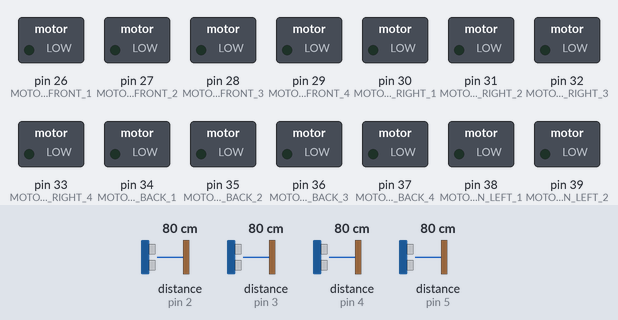
A sketch run on a simulated Arduino Mega 2560, built with avr-gcc and run on an emulated ATmega2560. On the bench: switched loads named in the sketch (green lamp = pin HIGH). The test bench sets the inputs (shaded band); at power-on: distance to the obstacle (sensors on pin 2, pin 3, pin 4, pin 5) 80 cm. The echo pulse lasts 58.3 µs per cm.

Above: at 1.2 s.
1.3 s: distance to the obstacle (sensor on pin 2) set to 27 cm
2.8 s: distance to the obstacle (sensor on pin 2) set to 24 cm
At 3.4 s:
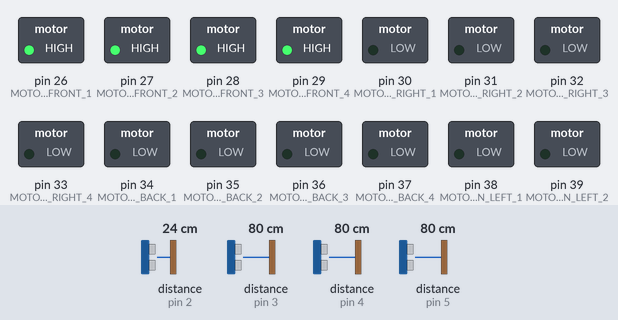
4.3 s: distance to the obstacle (sensor on pin 3) set to 29 cm
5.8 s: distance to the obstacle (sensor on pin 3) set to 22 cm
At 6.4 s:
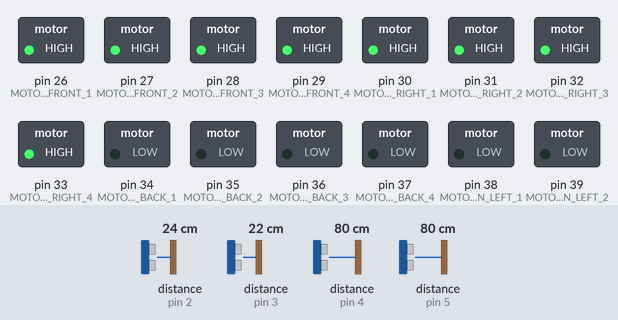
7.3 s: distance to the obstacle (sensor on pin 4) set to 28 cm
8.8 s: distance to the obstacle (sensor on pin 4) set to 22 cm
At 10.0 s:
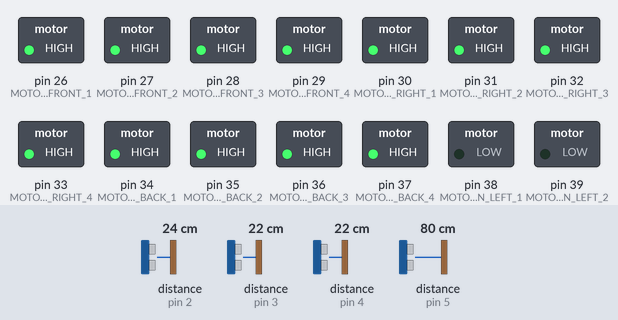
Timing chart, 0 to 11.3 s (numbered marks = the images above; inputs shaded):
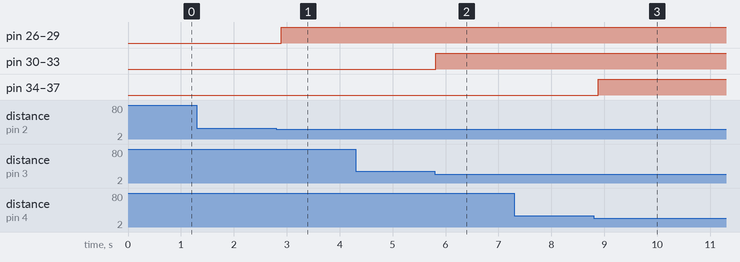

The sketch:

Main.ino
```cpp
#include <NewPing.h>

#define TRIGGER_PIN_FRONT 22
#define ECHO_PIN_FRONT 2

#define TRIGGER_PIN_RIGHT 23
#define ECHO_PIN_RIGHT 3

#define TRIGGER_PIN_BACK 24
#define ECHO_PIN_BACK 4

#define TRIGGER_PIN_LEFT 25
#define ECHO_PIN_LEFT 5

#define MOTOR_PIN_FRONT_1 26
#define MOTOR_PIN_FRONT_2 27
#define MOTOR_PIN_FRONT_3 28
#define MOTOR_PIN_FRONT_4 29

#define MOTOR_PIN_RIGHT_1 30
#define MOTOR_PIN_RIGHT_2 31
#define MOTOR_PIN_RIGHT_3 32
#define MOTOR_PIN_RIGHT_4 33

#define MOTOR_PIN_BACK_1 34
#define MOTOR_PIN_BACK_2 35
#define MOTOR_PIN_BACK_3 36
#define MOTOR_PIN_BACK_4 37

#define MOTOR_PIN_LEFT_1 38
#define MOTOR_PIN_LEFT_2 39
#define MOTOR_PIN_LEFT_3 40
#define MOTOR_PIN_LEFT_4 41

NewPing sonarFront(TRIGGER_PIN_FRONT, ECHO_PIN_FRONT);
NewPing sonarRight(TRIGGER_PIN_RIGHT, ECHO_PIN_RIGHT);
NewPing sonarBack(TRIGGER_PIN_BACK, ECHO_PIN_BACK);
NewPing sonarLeft(TRIGGER_PIN_LEFT, ECHO_PIN_LEFT);

void setup() {
  Serial.begin(9600);

  pinMode(MOTOR_PIN_FRONT_1, OUTPUT);
  pinMode(MOTOR_PIN_FRONT_2, OUTPUT);
  pinMode(MOTOR_PIN_FRONT_3, OUTPUT);
  pinMode(MOTOR_PIN_FRONT_4, OUTPUT);

  pinMode(MOTOR_PIN_RIGHT_1, OUTPUT);
  pinMode(MOTOR_PIN_RIGHT_2, OUTPUT);
  pinMode(MOTOR_PIN_RIGHT_3, OUTPUT);
  pinMode(MOTOR_PIN_RIGHT_4, OUTPUT);

  pinMode(MOTOR_PIN_BACK_1, OUTPUT);
  pinMode(MOTOR_PIN_BACK_2, OUTPUT);
  pinMode(MOTOR_PIN_BACK_3, OUTPUT);
  pinMode(MOTOR_PIN_BACK_4, OUTPUT);

  pinMode(MOTOR_PIN_LEFT_1, OUTPUT);
  pinMode(MOTOR_PIN_LEFT_2, OUTPUT);
  pinMode(MOTOR_PIN_LEFT_3, OUTPUT);
  pinMode(MOTOR_PIN_LEFT_4, OUTPUT);
}

void loop() {
  int frontDistance = sonarFront.ping_cm();
  int rightDistance = sonarRight.ping_cm();
  int backDistance = sonarBack.ping_cm();
  int leftDistance = sonarLeft.ping_cm();

  // Front sensor feedback
  if (frontDistance < 50) {
    analogWrite(MOTOR_PIN_FRONT_1, map(frontDistance, 0, 50, 255, 0));
    analogWrite(MOTOR_PIN_FRONT_2, map(frontDistance, 0, 50, 255, 0));
    analogWrite(MOTOR_PIN_FRONT_3, map(frontDistance, 0, 50, 255, 0));
    analogWrite(MOTOR_PIN_FRONT_4, map(frontDistance, 0, 50, 255, 0));
  } else {
    // Turn off motors if no obstacle is detected
    digitalWrite(MOTOR_PIN_FRONT_1, LOW);
    digitalWrite(MOTOR_PIN_FRONT_2, LOW);
    digitalWrite(MOTOR_PIN_FRONT_3, LOW);
    digitalWrite(MOTOR_PIN_FRONT_4, LOW);
  }

  // Right sensor feedback
  if (rightDistance < 50) {
    analogWrite(MOTOR_PIN_RIGHT_1, map(rightDistance, 0, 50, 255, 0));
    analogWrite(MOTOR_PIN_RIGHT_2, map(rightDistance, 0, 50, 255, 0));
    analogWrite(MOTOR_PIN_RIGHT_3, map(rightDistance, 0, 50, 255, 0));
    analogWrite(MOTOR_PIN_RIGHT_4, map(rightDistance, 0, 50, 255, 0));
  } else {
    // Turn off motors if no obstacle is detected
    digitalWrite(MOTOR_PIN_RIGHT_1, LOW);
    digitalWrite(MOTOR_PIN_RIGHT_2, LOW);
    digitalWrite(MOTOR_PIN_RIGHT_3, LOW);
    digitalWrite(MOTOR_PIN_RIGHT_4, LOW);
  }

  // Back sensor feedback
  if (backDistance < 50) {
    analogWrite(MOTOR_PIN_BACK_1, map(backDistance, 0, 50, 255, 0));
    analogWrite(MOTOR_PIN_BACK_2, map(backDistance, 0, 50, 255, 0));
    analogWrite(MOTOR_PIN_BACK_3, map(backDistance, 0, 50, 255, 0));
    analogWrite(MOTOR_PIN_BACK_4, map(backDistance, 0, 50, 255, 0));
  } else {
    // Turn off motors if no obstacle is detected
    digitalWrite(MOTOR_PIN_BACK_1, LOW);
    digitalWrite(MOTOR_PIN_BACK_2, LOW);
    digitalWrite(MOTOR_PIN_BACK_3, LOW);
    digitalWrite(MOTOR_PIN_BACK_4, LOW);
  }

  // Left sensor feedback
  if (leftDistance < 50) {
    analogWrite(MOTOR_PIN_LEFT_1, map(leftDistance, 0, 50, 255, 0));
    analogWrite(MOTOR_PIN_LEFT_2, map(leftDistance, 0, 50, 255, 0));
    analogWrite(MOTOR_PIN_LEFT_3, map(leftDistance, 0, 50, 255, 0));
    analogWrite(MOTOR_PIN_LEFT_4, map(leftDistance, 0, 50, 255, 0));
  } else {
    // Turn off motors if no obstacle is detected
    digitalWrite(MOTOR_PIN_LEFT_1, LOW);
    digitalWrite(MOTOR_PIN_LEFT_2, LOW);
    digitalWrite(MOTOR_PIN_LEFT_3, LOW);
    digitalWrite(MOTOR_PIN_LEFT_4, LOW);
  }

  delay(100); // Adjust the delay according to your needs
}
```

Measured:
- the behaviour switches between 26 and 25 cm on distance to the obstacle (sensor on pin 2) (found by bisection; images 0 and 1)
- the behaviour switches between 26 and 25 cm on distance to the obstacle (sensor on pin 3) (found by bisection; images 1 and 2)
- the behaviour switches between 26 and 25 cm on distance to the obstacle (sensor on pin 4) (found by bisection; images 2 and 3)
- after the input at 1.3 s, every drawn part: stays the same
- after the input at 2.8 s, pin 26 (MOTOR_PIN_FRONT_1), pin 27 (MOTOR_PIN_FRONT_2), pin 28 (MOTOR_PIN_FRONT_3), pin 29 (MOTOR_PIN_FRONT_4): LOW → HIGH after 0.09 s
- after the input at 4.3 s, every drawn part: stays the same
- after the input at 5.8 s, pin 30 (MOTOR_PIN_RIGHT_1), pin 31 (MOTOR_PIN_RIGHT_2), pin 32 (MOTOR_PIN_RIGHT_3), pin 33 (MOTOR_PIN_RIGHT_4): LOW → HIGH at once
- after the input at 7.3 s, every drawn part: stays the same
- after the input at 8.8 s, pin 34 (MOTOR_PIN_BACK_1), pin 35 (MOTOR_PIN_BACK_2), pin 36 (MOTOR_PIN_BACK_3), pin 37 (MOTOR_PIN_BACK_4): LOW → HIGH after 0.08 s
